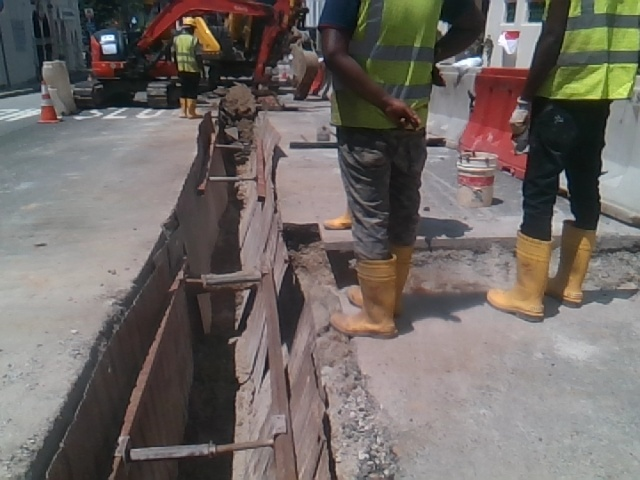
#> input picture hough/video/image.jpg, 640 x 480 px
$ python detect_lines.py
#> lines starting #> are read from the running program, lines starting #| are printed output that depends on the picture; after the words box and inside, x2 and y2 are one past the last pixel; in counts of white or black regions, pixels touching at a corner belong together
import cv2
import numpy as np

# You can get each frame from the video mp4 file in a loop.
# Here, we just demonstrate 1 frame from image.jpg
img = cv2.imread("video/image.jpg")
#> img is the input picture: shape (480, 640, 3); mean B, G, R 101.7, 105.4, 112.1
gray = cv2.cvtColor(img, cv2.COLOR_BGR2GRAY)
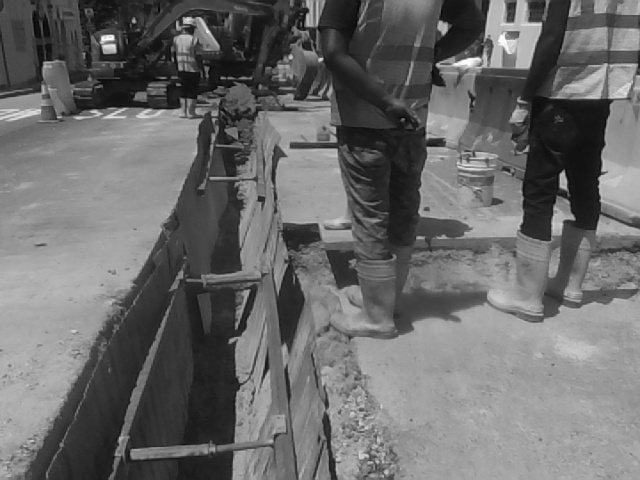
#> gray: shape (480, 640); min 3, max 254, mean 107
edges = cv2.Canny(gray, 75, 150)
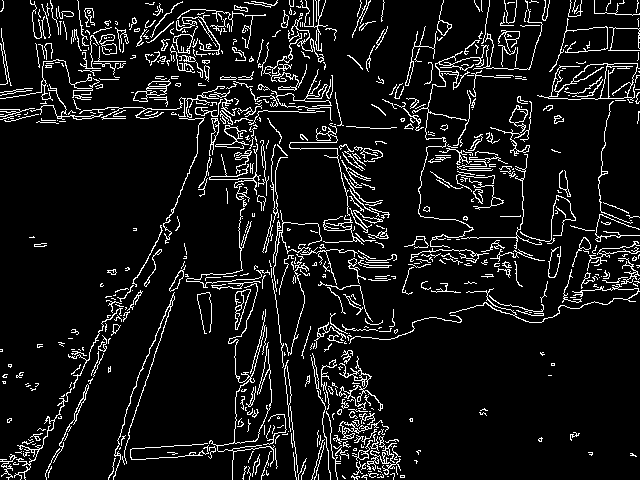
#> edges: shape (480, 640); 8.8% white in thin lines or dots

# cv2.HoughLines() # HoughLines() uses high cpu by examining every points in images

# get array of lines from HoughLinesP
# uses maxLineGap to close the line gaps
lines = cv2.HoughLinesP(edges, 1, np.pi/180, 50, maxLineGap=5)
#> lines = 1780 rows, first 6: [197, 63, 205, 79], [47, 431, 89, 357], [278, 321, 282, 356], [357, 397, 394, 476], [639, 14, 639, 14], [467, 187, 497, 157]
#print(lines) # have a look at the array of array of x1, y1, x2, y2 points

for line in lines:
    # first element of array in array
    x1, y1, x2, y2 = line [0]
    # draw line in green color
    cv2.line(img, (x1, y1), (x2, y2), (0, 255, 0), 2)
#> this loop made 1780 passes
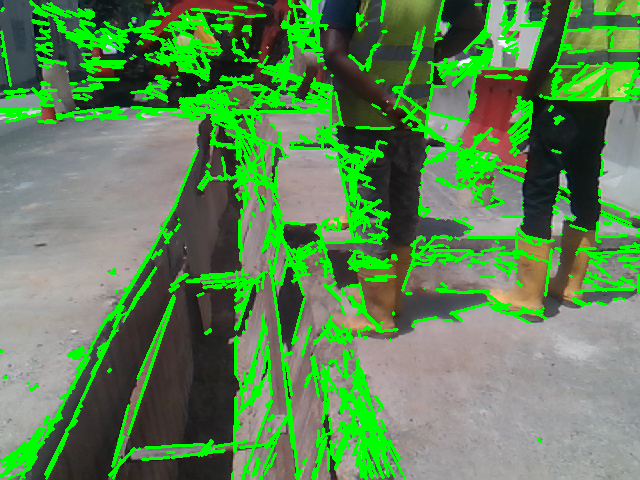
#> img: shape (480, 640, 3); 17.95% of pixels changed, all inside (x1, y1, x2, y2) = (0, 0, 640, 480)

cv2.imshow("Edges", edges)
cv2.imshow("Images", img)
cv2.waitKey(0)
cv2.destroyAllWindows()
cv2.waitKey(1) # ubuntu needs this additional waitKey to continue
# See https://stackoverflow.com/questions/20539497/python-opencv-waitkey0-does-not-respond
